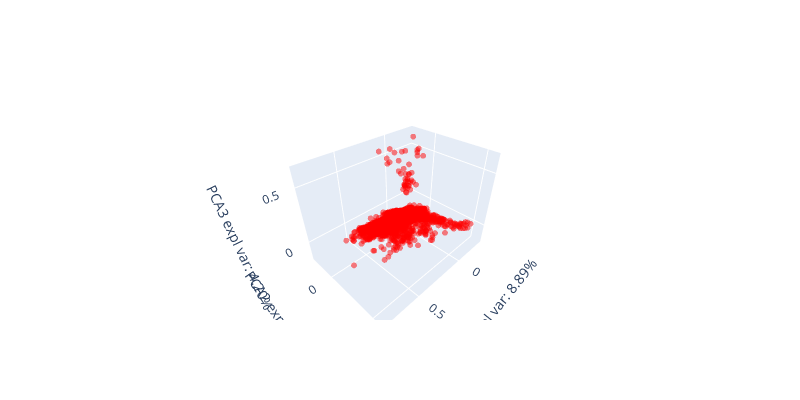

Notebook code for this chart:
### Code cell
def graphing_3d_pca(pt, labels, sequ, pc1, pc2, pc3, show_points = None):
        
    pca = compute_pca(pc3)
    pca_transf = pca.fit_transform(pt.reshape(-1, 20*10))
    pca_transf = pca_transf[:, [pc1-1, pc2-1, pc3-1]]

    x_axes = f'PCA{pc1} expl var: {pca.explained_variance_ratio_[pc1-1]*100:.2f}%'
    y_axes = f'PCA{pc2} expl var: {pca.explained_variance_ratio_[pc2-1]*100:.2f}%'
    z_axes = f'PCA{pc3} expl var: {pca.explained_variance_ratio_[pc3-1]*100:.2f}%'

    X = pd.DataFrame(pca_transf, columns = [x_axes, y_axes, z_axes])
    X['Labels'] = pd.DataFrame(labels, columns=['Labels'])['Labels'].apply(lambda x: 'Binder' if x > 0.5 else 'Non Binder')

    if show_points == 'binders':
        X = X[X['Labels'] == 'Binder']

    elif show_points == 'non binders':
        X = X[X['Labels'] == 'Non Binder']

    # Create a 3D scatter plot with Plotly
    fig = go.Figure(data=[
        go.Scatter3d(
            x=X[x_axes],
            y=X[y_axes],
            z=X[z_axes],
            mode='markers',
            marker=dict(
                size=2,
                color=X['Labels'].map({'Binder': 'red', 'Non Binder': 'blue'}),
                opacity=0.5
            )
        )
    ])

    # Set labels for each axis
    fig.update_layout(scene=dict(xaxis_title=x_axes, yaxis_title=y_axes, zaxis_title=z_axes))
    fig.update_layout(width=800, height=400)

    # Show the interactive plot
    fig.show()

graphing_3d_pca(pt, labels, sequ, 1, 2, 3, show_points = 'binders')
    

def show_all_pc_combos_3d(pt, labels, sequ, pc_no, show_points = None):
    combos = set()
    pca = compute_pca(pc_no)
    
    for i in range(1, pc_no+1):
        for j in range (1, pc_no+1):
            for k in range (1, pc_no+1):
                if i !=j and i != k and j != k: 
                    current_combo = frozenset({i, j, k}) 

                    if current_combo not in combos:
                        combos.add(current_combo)
                        graphing_3d(pt, labels, sequ, i, j, k, 'binders')

# show_all_pc_combos_3d(pt, labels, sequ, 10, show_points = None)

### Figure 1 — Plotly figure (JSON) as saved in the notebook; plotly's stock layout.template omitted (floating-point values rounded to 4 significant figures; data arrays with more than 128 entries replaced by an {"elided": "..."} marker saying what was removed)
{"data": [{"marker": {"color": {"elided": "8955 str values"}, "opacity": 0.5, "size": 2}, "mode": "markers", "type": "scatter3d", "x": {"elided": "8955 float values"}, "y": {"elided": "8955 float values"}, "z": {"elided": "8955 float values"}}], "layout": {"height": 400, "scene": {"xaxis": {"title": {"text": "PCA1 expl var: 8.89%"}}, "yaxis": {"title": {"text": "PCA2 expl var: 4.47%"}}, "zaxis": {"title": {"text": "PCA3 expl var: 4.20%"}}}, "width": 800}}
